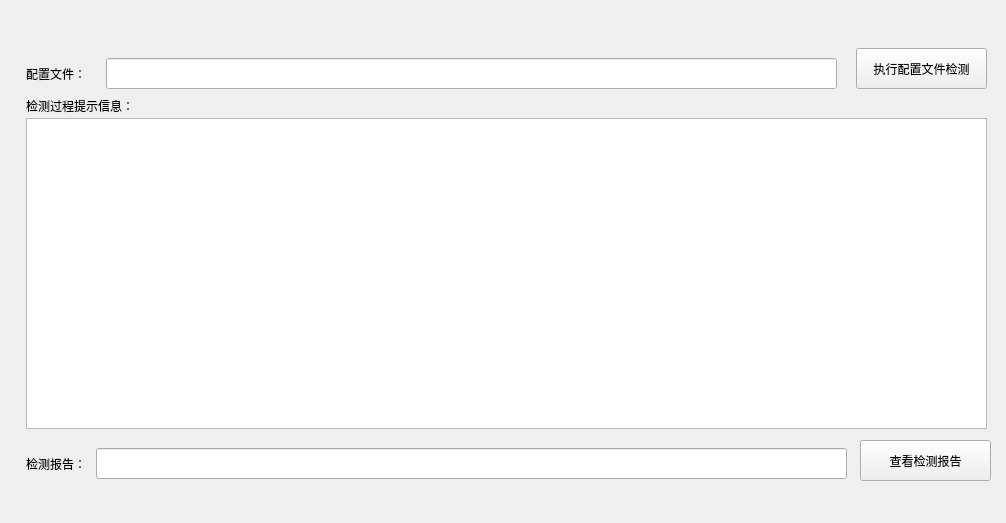
<?xml version="1.0" encoding="UTF-8"?>
<ui version="4.0">
 <class>GaiKuangForm</class>
 <widget class="QWidget" name="GaiKuangForm">
  <property name="geometry">
   <rect>
    <x>0</x>
    <y>0</y>
    <width>1006</width>
    <height>523</height>
   </rect>
  </property>
  <property name="windowTitle">
   <string>部门概况</string>
  </property>
  <widget class="QLineEdit" name="ProfileLineEdit">
   <property name="geometry">
    <rect>
     <x>106</x>
     <y>58</y>
     <width>731</width>
     <height>31</height>
    </rect>
   </property>
  </widget>
  <widget class="QLineEdit" name="JCBGLineEdit">
   <property name="geometry">
    <rect>
     <x>96</x>
     <y>448</y>
     <width>751</width>
     <height>31</height>
    </rect>
   </property>
  </widget>
  <widget class="QLabel" name="TipInfoLbl">
   <property name="geometry">
    <rect>
     <x>26</x>
     <y>98</y>
     <width>131</width>
     <height>16</height>
    </rect>
   </property>
   <property name="text">
    <string>检测过程提示信息：</string>
   </property>
  </widget>
  <widget class="QTextEdit" name="ScanTextEdit">
   <property name="geometry">
    <rect>
     <x>26</x>
     <y>118</y>
     <width>961</width>
     <height>311</height>
    </rect>
   </property>
  </widget>
  <widget class="QPushButton" name="DoScanProfileBtn">
   <property name="geometry">
    <rect>
     <x>856</x>
     <y>48</y>
     <width>131</width>
     <height>41</height>
    </rect>
   </property>
   <property name="text">
    <string>执行配置文件检测</string>
   </property>
  </widget>
  <widget class="QLabel" name="ProfileLbl">
   <property name="geometry">
    <rect>
     <x>26</x>
     <y>58</y>
     <width>81</width>
     <height>31</height>
    </rect>
   </property>
   <property name="text">
    <string>配置文件：</string>
   </property>
  </widget>
  <widget class="QLabel" name="ReportLbl">
   <property name="geometry">
    <rect>
     <x>26</x>
     <y>448</y>
     <width>71</width>
     <height>31</height>
    </rect>
   </property>
   <property name="text">
    <string>检测报告：</string>
   </property>
  </widget>
  <widget class="QPushButton" name="ViewReportBtn">
   <property name="geometry">
    <rect>
     <x>860</x>
     <y>440</y>
     <width>131</width>
     <height>41</height>
    </rect>
   </property>
   <property name="text">
    <string>查看检测报告</string>
   </property>
  </widget>
 </widget>
 <resources/>
 <connections/>
</ui>
